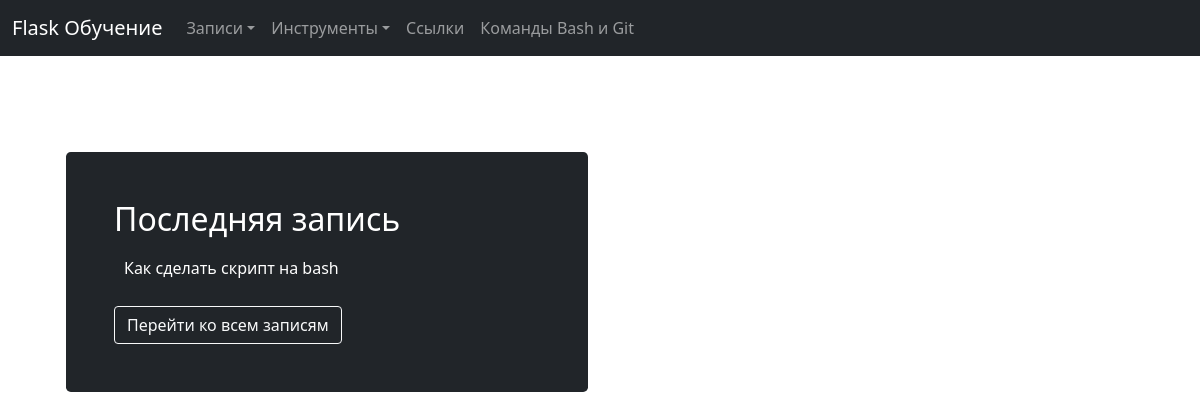
Before: / with the older database file.
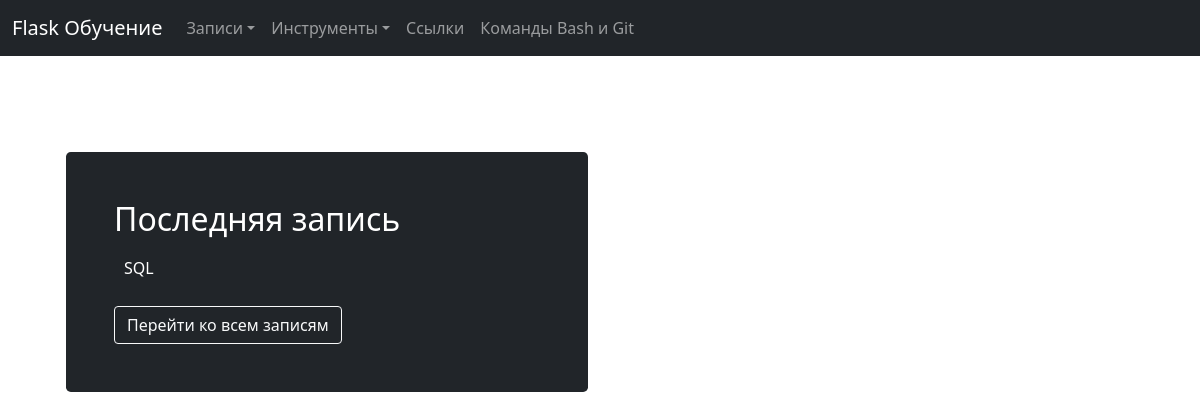
After: the same page with the newer database file.
### tables this page shows
CREATE TABLE "posts"
(
    id         INTEGER
        primary key autoincrement,
    title      TEXT not null,
    content    TEXT not null,
    image_post TEXT default 'no_image.png'
);

### app.py (the view)
@app.route("/")
def index():
    conn = get_db_connection()
    last_post = conn.execute("SELECT * FROM posts ORDER BY id DESC").fetchone()
    return render_template("index.html", last_post = last_post)

### app.py (called while the page is built)
def get_db_connection():
    conn = sqlite3.connect("database.db")
    conn.row_factory = sqlite3.Row
    return conn

### templates/index.html (shortened to what this page needs)
{% extends "base.html" %}
{% block content %}
{% include 'index_content.html' %}
{% endblock %}

### templates/index_content.html
<div class="container px-4 py-5" id="featured-3">
   <div class="row g-4 py-5 row-cols-1 row-cols-lg-3">
      <div class="col-md-6">
         <div class="h-100 p-5 text-white bg-dark rounded-3">
            <h2>Последняя запись</h2>
            <p>{{ last_post.title }}</p>
            <a class="btn btn-outline-light" href="{{ url_for('posts') }}" type="button">Перейти ко всем записям</a>
         </div>
      </div>
   </div>
</div>

Changed rows visible on the page:
removed posts: title "Как сделать скрипт на bash"
now on this page (row unchanged): posts: title "SQL"
